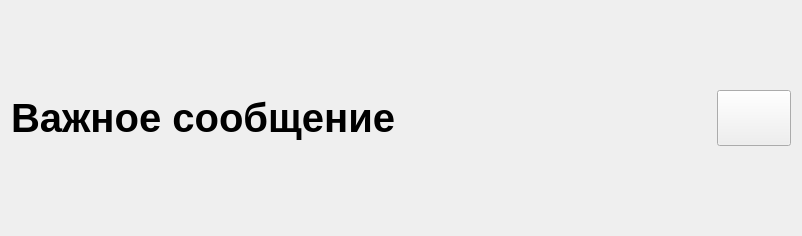
<?xml version="1.0" encoding="UTF-8"?>
<ui version="4.0">
 <class>MessageForm</class>
 <widget class="QWidget" name="MessageForm">
  <property name="geometry">
   <rect>
    <x>0</x>
    <y>0</y>
    <width>802</width>
    <height>236</height>
   </rect>
  </property>
  <property name="windowTitle">
   <string>Form</string>
  </property>
  <layout class="QHBoxLayout" name="horizontalLayout">
   <item>
    <widget class="QLabel" name="messageLabel">
     <property name="font">
      <font>
       <pointsize>30</pointsize>
       <weight>75</weight>
       <bold>true</bold>
      </font>
     </property>
     <property name="text">
      <string>Важное сообщение</string>
     </property>
    </widget>
   </item>
   <item>
    <widget class="QPushButton" name="closeButton">
     <property name="minimumSize">
      <size>
       <width>74</width>
       <height>56</height>
      </size>
     </property>
     <property name="maximumSize">
      <size>
       <width>74</width>
       <height>56</height>
      </size>
     </property>
     <property name="font">
      <font>
       <pointsize>20</pointsize>
      </font>
     </property>
     <property name="text">
      <string/>
     </property>
    </widget>
   </item>
  </layout>
 </widget>
 <resources/>
 <connections/>
</ui>
